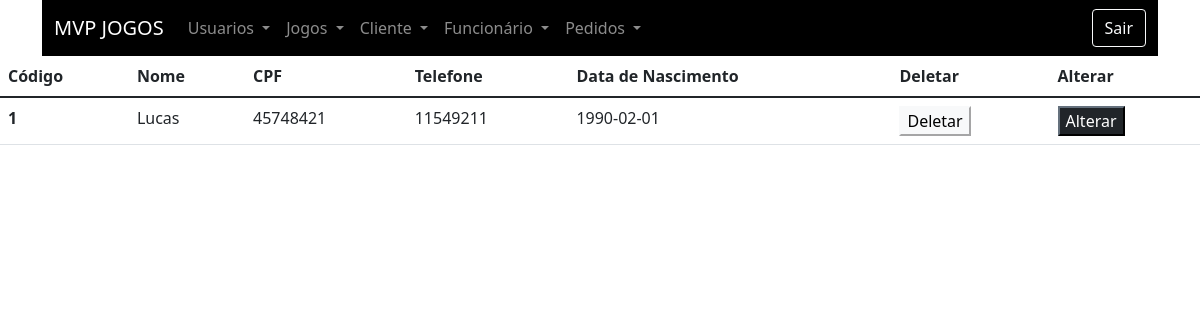
The page /views/listaclie.php (signed in) on the database its author committed.
### tables this page shows
CREATE TABLE `tbclientes` (
  `codCli` int(6) NOT NULL,
  `codUsuFK` int(6) NOT NULL,
  `nomeCli` varchar(50) NOT NULL,
  `cpfCli` char(14) NOT NULL,
  `foneCli` char(12) NOT NULL,
  `datanasCli` date NOT NULL
);

### models/bancoclie.php (called while the page is built, shortened)
<?php
    function listaclie($conexao){
        $query="Select * From tbclientes";
        $resultados=mysqli_query($conexao,$query);
        return $resultados;
    }
?>

### views/listaclie.php (the view, shortened to what this page needs)
<?php
include_once("header.php");
include_once("../models/conexao.php");
include_once("../models/bancoclie.php");
?>
<table class="table">
    <thead>
        <tr>
            <th scope="col">Código</th>
            <th scope="col">Nome</th>
            <th scope="col">CPF</th>
            <th scope="col">Telefone</th>
            <th scope="col">Data de Nascimento</th>
            <th scope="col">Deletar</th>
            <th scope="col">Alterar</th>
        </tr>
    </thead>
    <tbody>
        <?php
        $clientes = listaclie($conexao);
        foreach($clientes as $cliente):
        ?>
        <tr>
            <th scope="row"><?=$cliente['codCli']?></th>
            <td><?=$cliente['nomeCli']?></td>
            <td><?=$cliente['cpfCli']?></td>
            <td><?=$cliente['foneCli']?></td>
            <td><?=$cliente['datanasCli']?></td>
            <td>
                <form action="../controllers/deletarclie.php" method="POST">
                    <button type="submit" class="btn-small btn-light">Deletar</button>
                </form>
            </td>
            <td>
                <form action="alterarclie.php" method="POST">
                    <button type="submit" class="btn-small btn-dark">Alterar</button>
                </form>
            </td>
        </tr>
        <?php
        endforeach;
        ?>
    </tbody>
    </table>
<?php
include_once("footer.php");
?>

### rows shown on the page
tbclientes: codCli "1", nomeCli "Lucas", cpfCli "45748421", foneCli "11549211", datanasCli "1990-02-01"
